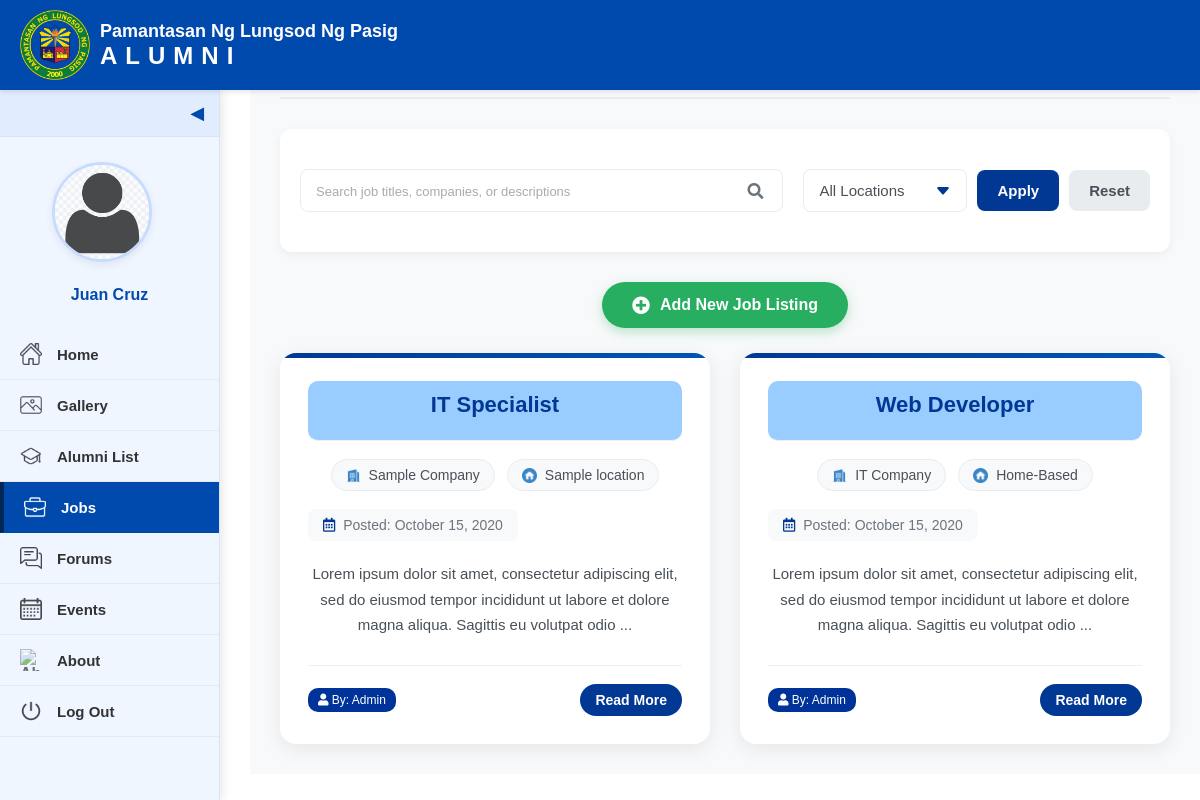
Page /alumni-job.php (signed in) on the committed database.
### tables this page shows
CREATE TABLE `alumnus_bio` (
  `id` int(11) NOT NULL,
  `alumni_id` varchar(20) NOT NULL,
  `firstname` varchar(200) NOT NULL,
  `middlename` varchar(200) NOT NULL,
  `lastname` varchar(200) NOT NULL,
  `gender` varchar(20) NOT NULL,
  `batch` year(4) NOT NULL,
  `course_id` int(30) NOT NULL,
  `email` varchar(250) NOT NULL,
  `connected_to` tinyint(1) NOT NULL,
  `avatar` text NOT NULL,
  `status` tinyint(1) NOT NULL DEFAULT 0 COMMENT '0= Unverified, 1= Verified',
  `date_created` date NOT NULL DEFAULT current_timestamp()
);

CREATE TABLE `users` (
  `id` int(11) NOT NULL,
  `alumni_id` varchar(20) NOT NULL,
  `name` text NOT NULL,
  `username` varchar(200) NOT NULL,
  `password` text NOT NULL,
  `type` tinyint(1) NOT NULL DEFAULT 3 COMMENT '1=Admin,2=Alumni officer, 3= alumnus',
  `auto_generated_pass` text NOT NULL
);

CREATE TABLE `careers` (
  `id` int(30) NOT NULL,
  `company` varchar(250) NOT NULL,
  `location` text NOT NULL,
  `job_title` text NOT NULL,
  `description` text NOT NULL,
  `user_id` varchar(9) NOT NULL,
  `date_created` datetime NOT NULL DEFAULT current_timestamp()
);

### alumni-job.php (the view, shortened to what this page needs)
<?php
include 'admin/db_connect.php';
$page = isset($_GET['page']) ? intval($_GET['page']) : 1;
$items_per_page = 6;
$offset = ($page - 1) * $items_per_page;
$search = isset($_GET['search']) ? $_GET['search'] : '';
$where_sql = '';
$query = "SELECT c.*, u.name as posted_by
          FROM careers c
          LEFT JOIN users u ON c.user_id = u.alumni_id
          $where_sql
          ORDER BY c.date_created DESC
          LIMIT $offset, $items_per_page";
$stmt = $conn->prepare($query);
$stmt->execute();
$result = $stmt->get_result();
$avatar = 'images/avatar.png';
$display_name = 'Alumni User';
if(isset($_SESSION['login_id'])) {
    $alumni_id = $_SESSION['login_id'];
    $user_query = "SELECT * FROM users WHERE alumni_id = ?";
    $user_stmt = $conn->prepare($user_query);
    $user_stmt->bind_param("s", $alumni_id);
    $user_stmt->execute();
    $user_result = $user_stmt->get_result();
    $user_data = $user_result->fetch_assoc();
    $alumni_query = "SELECT * FROM alumnus_bio WHERE alumni_id = ?";
    $alumni_stmt = $conn->prepare($alumni_query);
    $alumni_stmt->bind_param("s", $alumni_id);
    $alumni_stmt->execute();
    $alumni_result = $alumni_stmt->get_result();
    $alumni_data = $alumni_result->fetch_assoc();
    if(isset($user_data['name'])) {
        $display_name = $user_data['name'];
    }
    if(!empty($alumni_data['avatar']) && file_exists($alumni_data['avatar'])) {
        $avatar = $alumni_data['avatar'];
    }
}
?>
<!DOCTYPE html>
<html lang="en">
<head>
  <link rel="stylesheet" href="style.css" />
  <link rel="stylesheet" href="alumni-job.css" />
  <link rel="stylesheet" href="https://cdnjs.cloudflare.com/ajax/libs/font-awesome/5.15.4/css/all.min.css">
</head>
<body>
  <div class="interface-header">
    <img src="images/logo.png" alt="PLP Logo" class="logo-interface" />
    <div class="text">
      <div class="school-name">Pamantasan Ng Lungsod Ng Pasig</div>
      <div class="alumni-title">ALUMNI</div>
    </div>
  </div>
  <div class="sidebar" id="sidebar">
    <div class="toggle-btn" onclick="toggleSidebar()">&#x25C0;</div>
    <div class="sidebar-content">
      <div class="profile-section">
        <a href="alumni-manage-profile.php" class="profile-pic">
          <img src="<?php echo htmlspecialchars($avatar); ?>" alt="Profile Picture" />
        </a>
        <div class="profile-name"><?php echo htmlspecialchars($display_name); ?></div>
      </div>
      <a href="alumni-home.php"><img src="images/home.png" alt="Home" /><span>Home</span></a>
      <a href="alumni-gallery.php"><img src="images/gallery.png" alt="Gallery" /><span>Gallery</span></a>
      <a href="alumni-list.php"><img src="images/alumni_list.png" alt="Alumni List" /><span>Alumni List</span></a>
      <a href="alumni-job.php" class="active"><img src="images/jobs.png" alt="Jobs" /><span>Jobs</span></a>
      <a href="alumni-forums.php"><img src="images/forums.png" alt="Forums" /><span>Forums</span></a>
      <a href="alumni-events.php"><img src="images/calendar.png" alt="Events" /><span>Events</span></a>
      <a href="alumni-about.php"><img src="images/about.png" alt="About" /><span>About</span></a>
      <a href="landing.php"><img src="images/log-out.png" alt="Log Out" /><span>Log Out</span></a>
    </div>
  </div>
  <div class="job-main-content">
    <div class="job-header">
      <h1>Job Opportunities</h1>
      <?php if(isset($_SESSION['login_id'])): ?>
      <button class="post-job-btn" onclick="openPostJobModal()">
      </button>
      <?php else: ?>
      <div class="login-notice">
        <a href="login.php" class="login-link">Log in</a> to post job opportunities
      </div>
      <?php endif; ?>
    </div>
    <form method="GET" action="" class="search-filter-form">
      <div class="search-bar">
        <input type="text" id="search" name="search" placeholder="Search job titles, companies, or descriptions" value="<?php echo htmlspecialchars($search); ?>" />
        <button type="submit" id="searchIcon"><i class="fas fa-search"></i></button>
      </div>
      <div class="filter-options">
        <select name="location" class="filter-select">
          <option value="">All Locations</option>
        </select>
        <button type="submit" class="apply-filter-btn">Apply</button>
        <a href="alumni-job.php" class="reset-btn">Reset</a>
      </div>
    </form>
    <?php if(isset($_SESSION['login_id'])): ?>
    <div class="add-job-section">
      <button class="add-job-btn" onclick="openPostJobModal()">
        <i class="fas fa-plus-circle"></i> Add New Job Listing
      </button>
    </div>
    <?php endif; ?>
    <div class="job-cards">
      <?php if($result->num_rows > 0): ?>
        <?php while($job = $result->fetch_assoc()): ?>
          <div class="job-card">
            <h2><span><?php echo htmlspecialchars($job['job_title']); ?></span></h2>
            <div class="job-meta">
              <div><img src="images/job-company.png" class="icon-job" /> <?php echo htmlspecialchars($job['company']); ?></div>
              <div><img src="images/job-home.png" class="icon-job" /> <?php echo htmlspecialchars($job['location']); ?></div>
            </div>
            <div class="job-date">
              <i class="far fa-calendar-alt"></i> Posted: <?php echo date('F d, Y', strtotime($job['date_created'])); ?>
            </div>
            <p><?php echo substr(strip_tags(html_entity_decode($job['description'])), 0, 150) . '...'; ?></p>
            <div class="job-footer">
              <span class="posted-by">
                <i class="fas fa-user"></i> By: <?php echo htmlspecialchars($job['posted_by'] ?? 'Admin'); ?>
              </span>
              <div class="job-actions">
                <button class="read-more" data-id="<?php echo $job['id']; ?>">Read More</button>
              </div>
            </div>
          </div>
        <?php endwhile; ?>
      <?php endif; ?>
    </div>
  </div>
</body>
</html>

### rows in the picture
alumnus_bio: avatar (placeholder picture)
users: name "Juan Cruz"
careers: job_title "IT Specialist", company "Sample Company", location "Sample location", date_created "October 15, 2020", description "Lorem ipsum dolor sit amet, consectetur adipiscing elit, sed do eiusmod tempor incididunt ut labore et dolore magna aliqua. Sagittis eu volutpat odio", posted_by "Admin"
careers: job_title "Web Developer", company "IT Company", location "Home-Based", date_created "October 15, 2020", description "Lorem ipsum dolor sit amet, consectetur adipiscing elit, sed do eiusmod tempor incididunt ut labore et dolore magna aliqua. Sagittis eu volutpat odio", posted_by "Admin"
